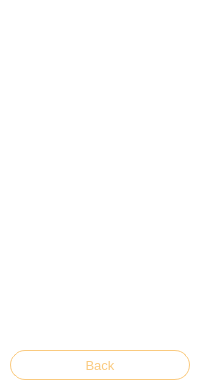
<?xml version="1.0" encoding="UTF-8"?>
<ui version="4.0">
 <class>DeviceView</class>
 <widget class="QWidget" name="DeviceView">
  <property name="geometry">
   <rect>
    <x>0</x>
    <y>0</y>
    <width>200</width>
    <height>390</height>
   </rect>
  </property>
  <property name="windowTitle">
   <string>OctoVault VPN</string>
  </property>
  <property name="styleSheet">
   <string notr="true">QWidget{
background-color: transparent;
}</string>
  </property>
  <widget class="QPushButton" name="btnBack">
   <property name="geometry">
    <rect>
     <x>10</x>
     <y>350</y>
     <width>180</width>
     <height>30</height>
    </rect>
   </property>
   <property name="font">
    <font>
     <pointsize>10</pointsize>
    </font>
   </property>
   <property name="styleSheet">
    <string notr="true">QPushButton{
background:transparent;
border: 1px solid #FACA7F;
border-radius: 15px;
color:#FACA7F;
}</string>
   </property>
   <property name="text">
    <string>Back</string>
   </property>
  </widget>
  <widget class="QTreeWidget" name="treeWidget">
   <property name="geometry">
    <rect>
     <x>0</x>
     <y>10</y>
     <width>200</width>
     <height>320</height>
    </rect>
   </property>
   <property name="styleSheet">
    <string notr="true">QTreeWidget::item{
height: 40px;
}</string>
   </property>
   <property name="verticalScrollBarPolicy">
    <enum>Qt::ScrollBarAlwaysOff</enum>
   </property>
   <property name="horizontalScrollBarPolicy">
    <enum>Qt::ScrollBarAlwaysOff</enum>
   </property>
   <property name="showDropIndicator" stdset="0">
    <bool>false</bool>
   </property>
   <property name="selectionMode">
    <enum>QAbstractItemView::NoSelection</enum>
   </property>
   <property name="selectionBehavior">
    <enum>QAbstractItemView::SelectItems</enum>
   </property>
   <property name="rootIsDecorated">
    <bool>false</bool>
   </property>
   <property name="itemsExpandable">
    <bool>false</bool>
   </property>
   <property name="headerHidden">
    <bool>true</bool>
   </property>
   <property name="expandsOnDoubleClick">
    <bool>false</bool>
   </property>
   <column>
    <property name="text">
     <string notr="true">1</string>
    </property>
   </column>
  </widget>
  <widget class="QLabel" name="lblSpinner">
   <property name="geometry">
    <rect>
     <x>85</x>
     <y>280</y>
     <width>30</width>
     <height>30</height>
    </rect>
   </property>
   <property name="text">
    <string/>
   </property>
   <property name="scaledContents">
    <bool>true</bool>
   </property>
  </widget>
 </widget>
 <resources/>
 <connections/>
</ui>
